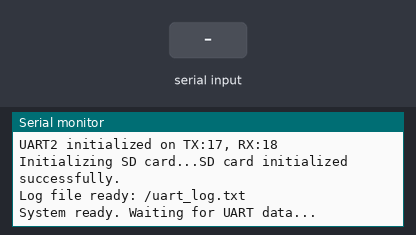
A sketch run on a simulated ESP32-S3. Shown: the last lines printed to the serial monitor. Inputs (shaded band) come from the test bench. Storage starts empty.

Above: at 2.2 s.
2.3 s: "1\n" received over the second serial link
At 2.8 s:
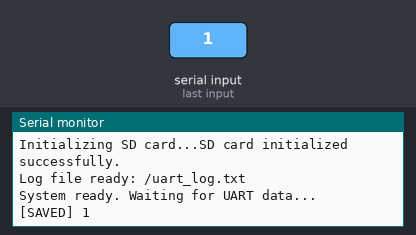
3.8 s: "0\n" received over the second serial link
At 5.0 s:
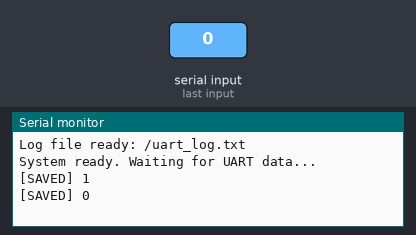
5.3 s: "2\n" received over the second serial link
At 6.3 s:
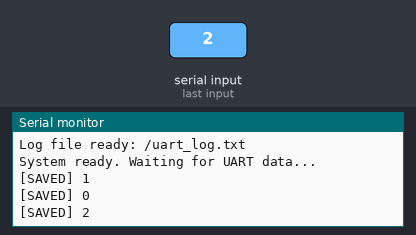

The sketch:

receiver.ino
```cpp
#include <Arduino.h>
#include <SD.h>
#include <SPI.h>

// SD Card SPI Pin Configuration
#define SD_CS    10
#define SD_MOSI  11
#define SD_SCK   12
#define SD_MISO  13

// UART Configuration
#define UART_TX  17
#define UART_RX  18
#define UART_BAUD 115200

// File config
#define LOG_FILE "/uart_log.txt"

File logFile;
String buffer = "";

void initSD() {
  SPI.begin(SD_SCK, SD_MISO, SD_MOSI, SD_CS);

  Serial.print("Initializing SD card...");

  if (!SD.begin(SD_CS)) {
    Serial.println("FAILED! Check wiring.");
    while (true) delay(1000);
  }

  Serial.println("SD card initialized successfully.");

  // Write header/boot marker
  logFile = SD.open(LOG_FILE, FILE_APPEND);
  if (logFile) {
    logFile.println("\n--- Device Boot: " + String(millis()) + "ms ---");
    logFile.close();
    Serial.println("Log file ready: " + String(LOG_FILE));
  } else {
    Serial.println("ERROR: Could not open log file!");
  }
}

void saveToSD(const String& data) {
  logFile = SD.open(LOG_FILE, FILE_APPEND);

  if (logFile) {
    logFile.println(data);
    logFile.close();
    Serial.println("[SAVED] " + data);
  } else {
    Serial.println("[ERROR] Failed to open file for writing!");
  }
}

void setup() {
  // Debug serial (USB)
  Serial.begin(115200);
  delay(1000);
  Serial.println("ESP32-S3 UART to SD Logger Starting...");

  // UART2 for receiving data
  Serial2.begin(UART_BAUD, SERIAL_8N1, UART_RX, UART_TX);
  Serial.println("UART2 initialized on TX:17, RX:18");

  // Initialize SD card
  initSD();

  Serial.println("System ready. Waiting for UART data...");
}

void loop() {
  // Read all available UART data
  while (Serial2.available()) {
    char c = Serial2.read();

    if (c == '\n' || c == '\r') {
      // Save complete line when newline received
      if (buffer.length() > 0) {
        buffer.trim();
        saveToSD(buffer);
        buffer = "";
      }
    } else {
      buffer += c;

      // Safety: save if buffer gets too large
      if (buffer.length() >= 512) {
        saveToSD(buffer);
        buffer = "";
      }
    }
  }
}
```

Measured:
- after the input at 2.3 s, the serial monitor: prints a new line at once (image 1)
- after the input at 3.8 s, the serial monitor: prints a new line at once (image 2)
- after the input at 5.3 s, the serial monitor: prints a new line at once (image 3)
